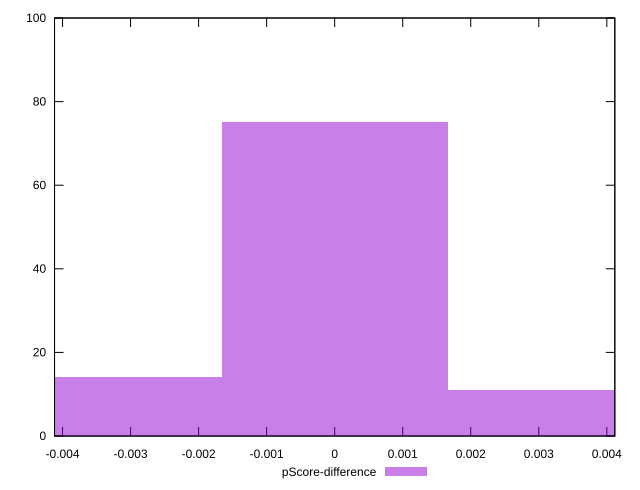

Reproduce this figure in gnuplot.
reset

$pScoreDifference <<EOF
0 75
-0.003324724937614046 14
0.003324724937614046 11
EOF

set key outside below
set boxwidth 0.003324724937614046
set xrange [-0.004117647058823559:0.004117647058823504]
set yrange [0:100]
set trange [0:100]
set style fill transparent solid 0.5 noborder
set terminal svg size 640, 490 enhanced background rgb 'white'
set output "report_00011_2021-02-09T10:53:21.242Z/uses-text-compression/samples/pages/pScore-difference/histogram.svg"

plot $pScoreDifference title "pScore-difference" with boxes

reset
